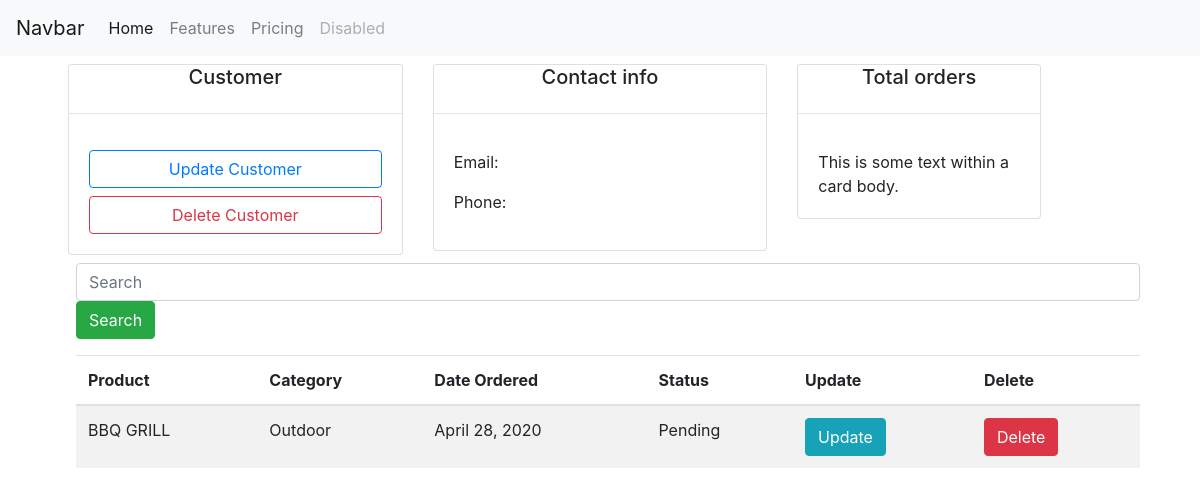
Before: /customer/1/ with the older database file.
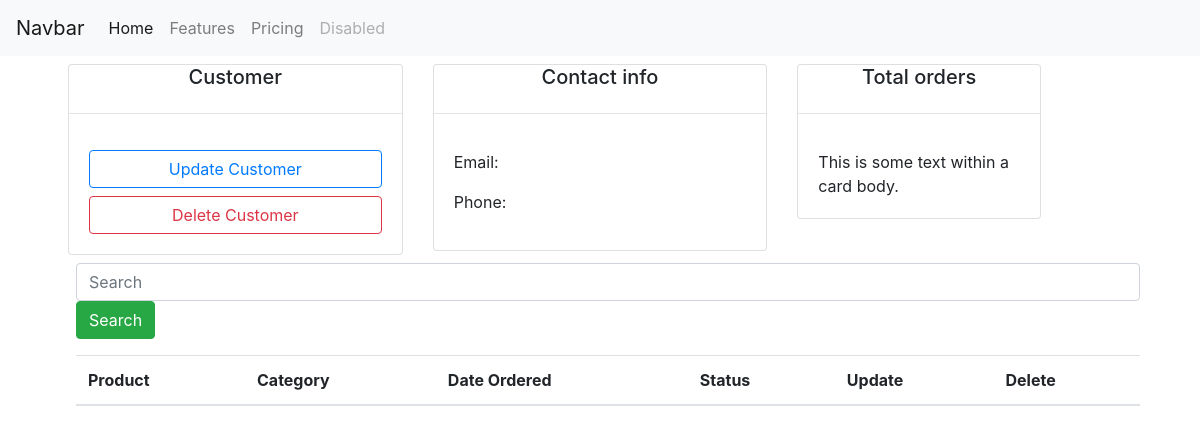
After: the same page with the newer database file.
### crmapp/models.py (models this page shows, shortened)
class Order(models.Model):
  STATUS=(
    ('Pending','Pending'),
    ('Out for delivery','Out for delivery'),
    ('Delivered','Delivered'),
  )
  customer = models.ForeignKey(Customer,null=True, on_delete=models.SET_NULL)
  product = models.ForeignKey(Product,null=True,on_delete=models.SET_NULL)
  date_created = models.DateField(auto_now_add=True)
  status = models.CharField(max_length=200,null=True,choices=STATUS)

class Product(models.Model):
  Category=(
    ('Indoor','Indoor'),
    ('Outdoor','Outdoor'),
  )
  name = models.CharField(max_length=200)
  price = models.FloatField(null=True)
  category = models.CharField(max_length=200, null=True,choices=Category)
  description = models.CharField(max_length=200,null=True,blank=True)
  date_created = models.DateTimeField(auto_now_add=True,null=True)
  tags = models.ManyToManyField(Tag)
  def __str__(self):
    return self.name

### crmapp/views.py (the view)
# urls.py: path('customer/<str:pk>/',views.customer,name='customer'),
def customer(request,pk):
  customer = Customer.objects.get(id=pk)
  orders   = customer.order_set.all()
  context  = {'customer':customer,'orders':orders}
  return render(request,'accounts/customer.html',context)

### crmapp/templates/accounts/customer.html (shortened to what this page needs)
{% extends '../accounts/base.html' %}
{%block content %}
<div class="row m-2">
  <div class="col-md-4">
    <div class="card">
      <h5 class="text-center">Customer</h5>
      <hr>
      <div class="card-body ">
        <button type="button" class="btn btn-outline-primary btn-block">Update Customer </button>
        <button type="button" class="btn btn-outline-danger btn-block">Delete Customer </button>
      </div>
    </div>
  </div>
  <div class="col-md-4">
    <div class="card">
      <h5 class="text-center">Contact info</h5>
      <hr>
      <div class="card-body">
      <p>Email:</p>
       <p>Phone:</p>
      </div>
    </div>
  </div>
  <div class="col-md-3">
    <div class="card">
      <h5 class="text-center">Total orders</h5>
      <hr>
      <div class="card-body">
        This is some text within a card body.
      </div>
    </div>
  </div>
  <div class="col-md-12 m-2">
    <input class="form-control mr-sm-2" type="text" placeholder="Search">
    <button class="btn btn-success" type="submit">Search</button>
  </div>
  <div class="col-md-12 m-2">
    <table class="table table-striped">
      <thead>
        <tr>
          <th scope="col">Product</th>
          <th scope="col">Category</th>
          <th scope="col">Date Ordered</th>
          <th scope="col">Status</th>
          <th scope="col">Update</th>
          <th scope="col">Delete</th>
        </tr>
      </thead>
      <tbody>
        {% for order in orders %}
        <tr>
          <td>{{ order.product }}</td>
          <td>{{ order.product.category }}</td>
          <td> {{ order.date_created }} </td>
          <td>{{ order.status }}</td>
          <td> <a class="btn btn-info" href="#" role="button">Update</a></td>
          <td> <a class="btn btn-danger" href="#" role="button">Delete</a></td>
        </tr>
        {% endfor %}
      </tbody>
    </table>
  </div>
</div>
{% endblock %}

Changed rows visible on the page:
removed Order: product "BBQ GRILL", product.category "Outdoor", date_created "April 28, 2020", status "Pending"
